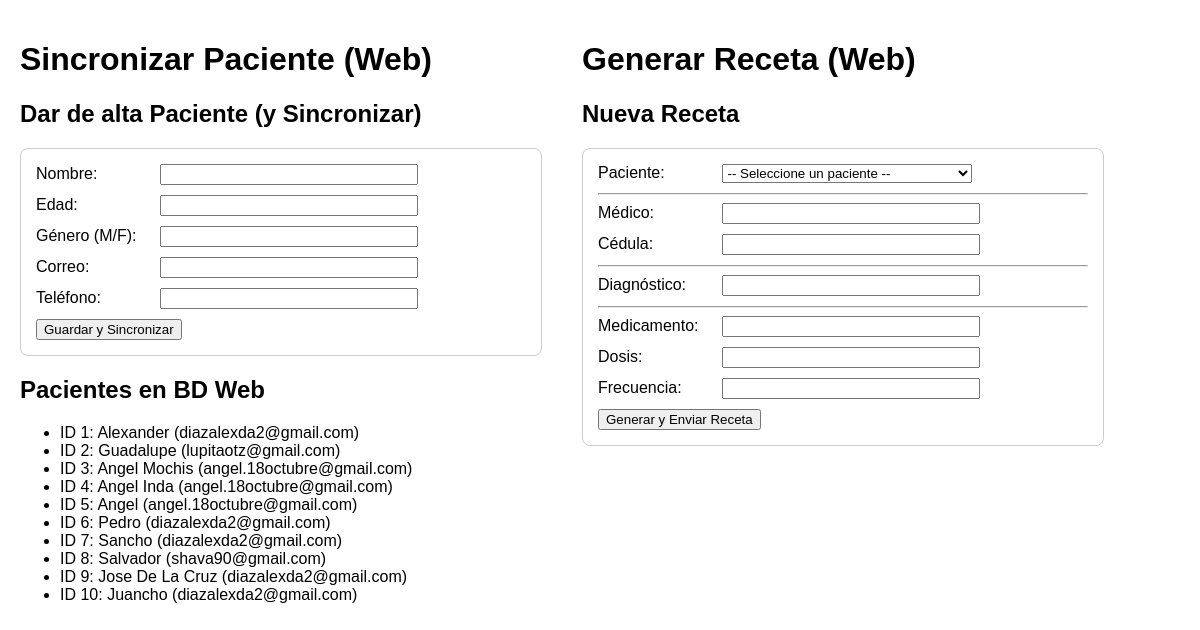
The page / on the database its author committed.
### App-Web/models_web.py (models this page shows)
class PacientesWeb(Base):
    __tablename__ = 'pacientes_web'
    id = Column(Integer, primary_key=True)
    nombre = Column(String(100))
    edad = Column(Integer)
    genero = Column(CHAR(1))
    correo = Column(String(150))
    telefono = Column(String(20), nullable=True)
    updated_at = Column(DateTime, default=datetime.now, onupdate=datetime.now)
    recetas = relationship("Receta", back_populates="paciente")

### App-Web/app_web.py (the view)
@app.route('/')
def index():
    pacientes = session.query(PacientesWeb).all()
    return render_template('index.html', pacientes=pacientes)

### App-Web/templates/index.html (shortened to what this page needs)
<!DOCTYPE html>
<html lang="es">
<head>
</head>
<body>
    <div class="container">
        <h1>Sincronizar Paciente (Web)</h1>
        <h2>Dar de alta Paciente (y Sincronizar)</h2>
        <form action="/guardar_paciente" method="POST">
            <div><label for="nombre">Nombre:</label> <input type="text" name="nombre" required></div>
            <div><label for="edad">Edad:</label> <input type="number" name="edad" required></div>
            <div><label for="genero">Género (M/F):</label> <input type="text" name="genero" maxlength="1" required></div>
            <div><label for="correo">Correo:</label> <input type="email" name="correo" required></div>
            <div><label for="telefono">Teléfono:</label> <input type="text" name="telefono"></div>
            <button type="submit">Guardar y Sincronizar</button>
        </form>
        <h2>Pacientes en BD Web</h2>
        <ul>
            {% for p in pacientes %}
            <li>ID {{p.id}}: {{p.nombre}} ({{p.correo}})</li>
            {% endfor %}
        </ul>
    </div>
    <div class="container">
        <h1>Generar Receta (Web)</h1>
        <h2>Nueva Receta</h2>
        <form action="/guardar_receta" method="POST">
            <div>
                <label for="paciente_id">Paciente:</label>
                <select name="paciente_id" required>
                    <option value="">-- Seleccione un paciente --</option>
                </select>
            </div>
            <hr>
            <div><label for="medico_nombre">Médico:</label> <input type="text" name="medico_nombre" required></div>
            <div><label for="medico_cedula">Cédula:</label> <input type="text" name="medico_cedula" required></div>
            <hr>
            <div><label for="diagnostico">Diagnóstico:</label> <input type="text" name="diagnostico" required></div>
            <hr>
            <div><label for="med_nombre">Medicamento:</label> <input type="text" name="med_nombre" required></div>
            <div><label for="med_dosis">Dosis:</label> <input type="text" name="med_dosis" required></div>
            <div><label for="med_frecuencia">Frecuencia:</label> <input type="text" name="med_frecuencia" required></div>
            <button type="submit">Generar y Enviar Receta</button>
        </form>
    </div>
</body>
</html>

### App-Web/templates/index.html (style rules this page uses)
body { font-family: sans-serif; margin: 20px; display: flex; gap: 40px; }
form { border: 1px solid #ccc; padding: 15px; border-radius: 8px; }
div { margin-bottom: 10px; }
label { display: inline-block; width: 120px; }
input, select { width: 250px; }
.container { width: 45%; }

### rows shown on the page
PacientesWeb: id "1", nombre "Alexander", correo "diazalexda2@gmail.com"
PacientesWeb: id "2", nombre "Guadalupe", correo "lupitaotz@gmail.com"
PacientesWeb: id "3", nombre "Angel Mochis", correo "angel.18octubre@gmail.com"
PacientesWeb: id "4", nombre "Angel Inda", correo "angel.18octubre@gmail.com"
PacientesWeb: id "5", nombre "Angel", correo "angel.18octubre@gmail.com"
PacientesWeb: id "6", nombre "Pedro", correo "diazalexda2@gmail.com"
PacientesWeb: id "7", nombre "Sancho", correo "diazalexda2@gmail.com"
PacientesWeb: id "8", nombre "Salvador", correo "shava90@gmail.com"
PacientesWeb: id "9", nombre "Jose De La Cruz", correo "diazalexda2@gmail.com"
PacientesWeb: id "10", nombre "Juancho", correo "diazalexda2@gmail.com"
